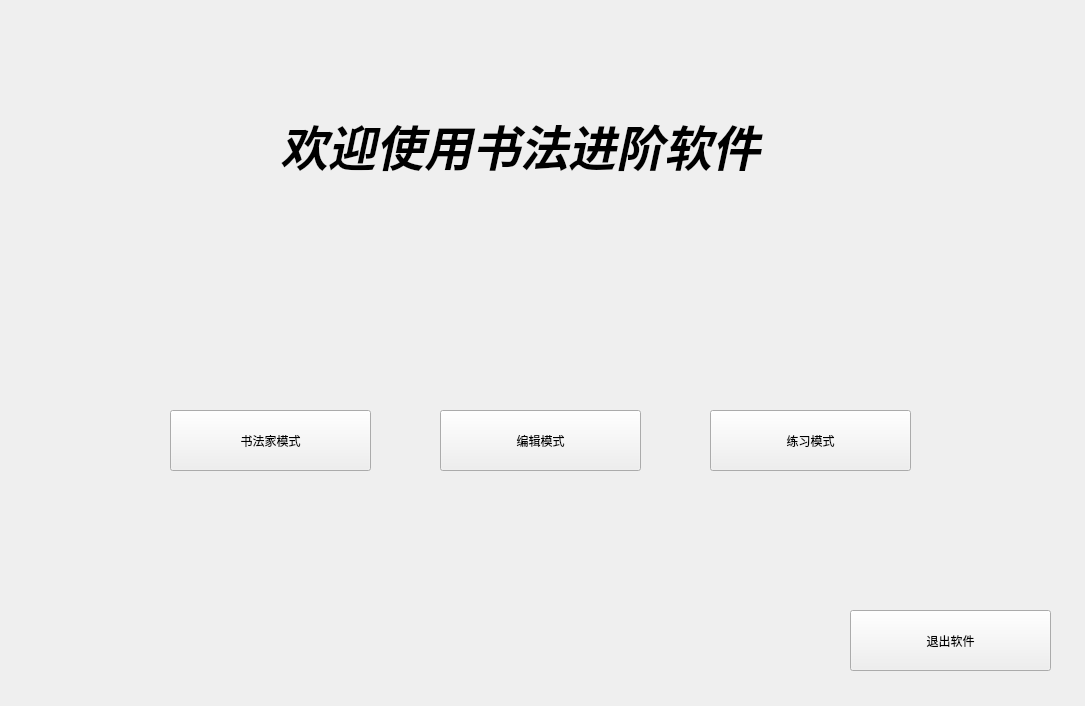
<?xml version="1.0" encoding="UTF-8"?>
<ui version="4.0">
 <class>Form</class>
 <widget class="QWidget" name="Form">
  <property name="geometry">
   <rect>
    <x>0</x>
    <y>0</y>
    <width>1085</width>
    <height>706</height>
   </rect>
  </property>
  <property name="minimumSize">
   <size>
    <width>1085</width>
    <height>706</height>
   </size>
  </property>
  <property name="maximumSize">
   <size>
    <width>1085</width>
    <height>706</height>
   </size>
  </property>
  <property name="font">
   <font>
    <italic>false</italic>
   </font>
  </property>
  <property name="focusPolicy">
   <enum>Qt::StrongFocus</enum>
  </property>
  <property name="contextMenuPolicy">
   <enum>Qt::PreventContextMenu</enum>
  </property>
  <property name="windowTitle">
   <string>Form</string>
  </property>
  <property name="styleSheet">
   <string notr="true"/>
  </property>
  <widget class="QLabel" name="welcome_label">
   <property name="geometry">
    <rect>
     <x>280</x>
     <y>70</y>
     <width>511</width>
     <height>151</height>
    </rect>
   </property>
   <property name="font">
    <font>
     <family>楷体</family>
     <pointsize>36</pointsize>
     <weight>75</weight>
     <italic>true</italic>
     <bold>true</bold>
     <stylestrategy>PreferAntialias</stylestrategy>
    </font>
   </property>
   <property name="text">
    <string>欢迎使用书法进阶软件</string>
   </property>
  </widget>
  <widget class="QPushButton" name="calligrapher_button">
   <property name="geometry">
    <rect>
     <x>170</x>
     <y>410</y>
     <width>201</width>
     <height>61</height>
    </rect>
   </property>
   <property name="font">
    <font>
     <family>Arial</family>
     <italic>false</italic>
    </font>
   </property>
   <property name="focusPolicy">
    <enum>Qt::NoFocus</enum>
   </property>
   <property name="contextMenuPolicy">
    <enum>Qt::DefaultContextMenu</enum>
   </property>
   <property name="acceptDrops">
    <bool>false</bool>
   </property>
   <property name="toolTip">
    <string/>
   </property>
   <property name="text">
    <string>书法家模式</string>
   </property>
  </widget>
  <widget class="QPushButton" name="editor_button">
   <property name="geometry">
    <rect>
     <x>440</x>
     <y>410</y>
     <width>201</width>
     <height>61</height>
    </rect>
   </property>
   <property name="text">
    <string>编辑模式</string>
   </property>
  </widget>
  <widget class="QPushButton" name="practise_button">
   <property name="geometry">
    <rect>
     <x>710</x>
     <y>410</y>
     <width>201</width>
     <height>61</height>
    </rect>
   </property>
   <property name="text">
    <string>练习模式</string>
   </property>
  </widget>
  <widget class="QPushButton" name="exit_button">
   <property name="geometry">
    <rect>
     <x>850</x>
     <y>610</y>
     <width>201</width>
     <height>61</height>
    </rect>
   </property>
   <property name="text">
    <string>退出软件</string>
   </property>
  </widget>
 </widget>
 <resources>
  <include location="images.qrc"/>
 </resources>
 <connections/>
</ui>
